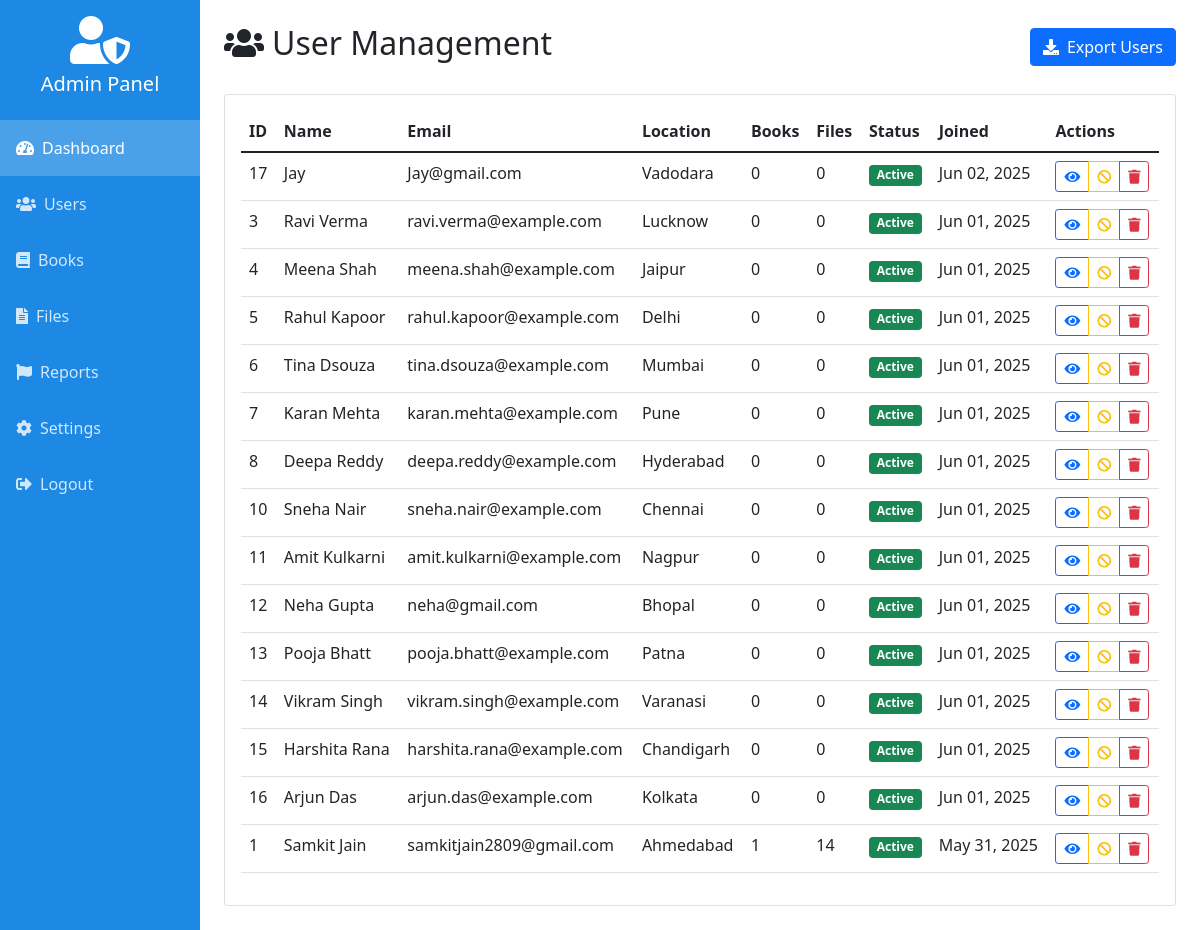
/admin/users.php (signed in), run on an earlier commit of the app's database.
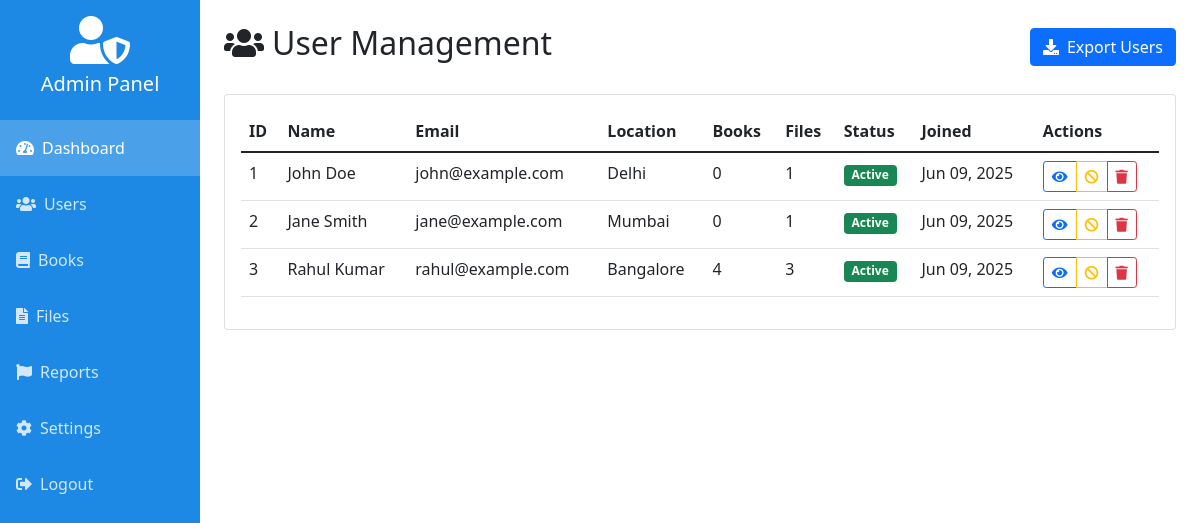
And on a later commit of the database.
### tables this page shows
CREATE TABLE `users` (
  `id` int(11) NOT NULL,
  `name` varchar(100) NOT NULL,
  `email` varchar(100) NOT NULL,
  `password` varchar(255) NOT NULL,
  `location` varchar(100) DEFAULT NULL,
  `phone` varchar(15) DEFAULT NULL,
  `status` enum('blocked','active') NOT NULL DEFAULT 'active',
  `created_at` timestamp NOT NULL DEFAULT current_timestamp(),
  `last_active` timestamp NULL DEFAULT current_timestamp(),
  `latitude` decimal(10,8) DEFAULT NULL,
  `longitude` decimal(11,8) DEFAULT NULL
);

### admin/users.php (the view, shortened to what this page needs)
<?php
require_once '../includes/db_connect.php';
mysqli_set_charset($mysqli, 'utf8mb4');
$users = mysqli_query(
    $mysqli,
    "SELECT u.*,
            (SELECT COUNT(*) FROM book_listings  WHERE user_id = u.id) AS books_count,
            (SELECT COUNT(*) FROM digital_files   WHERE user_id = u.id) AS files_count
       FROM users u
   ORDER BY u.created_at DESC"
);
?>
<!DOCTYPE html>
<html lang="en">
    <head>
        <link href="https://cdn.jsdelivr.net/npm/bootstrap@5.1.3/dist/css/bootstrap.min.css" rel="stylesheet">
        <link href="https://cdnjs.cloudflare.com/ajax/libs/font-awesome/5.15.4/css/all.min.css" rel="stylesheet">
        <link href="https://cdn.datatables.net/1.11.5/css/dataTables.bootstrap5.min.css" rel="stylesheet">
        <link href="https://cdn.datatables.net/buttons/2.2.2/css/buttons.bootstrap5.min.css" rel="stylesheet">
    </head>
    <body>
        <div class="container-fluid">
            <div class="row">
                <?php include '../includes/sidebar.php'; ?>
                <div class="col-md-10 p-4">
                    <div class="d-flex justify-content-between align-items-center mb-4">
                        <h2><i class="fas fa-users me-2"></i>User Management</h2>
                        <button class="btn btn-primary" data-bs-toggle="modal" data-bs-target="#exportModal">
                            <i class="fas fa-download me-2"></i>Export Users
                        </button>
                    </div>
                    <div class="card">
                        <div class="card-body">
                            <div class="table-responsive">
                                <table class="table" id="usersTable">
                                    <thead>
                                        <tr>
                                            <th>ID</th>
                                            <th>Name</th>
                                            <th>Email</th>
                                            <th>Location</th>
                                            <th>Books</th>
                                            <th>Files</th>
                                            <th>Status</th>
                                            <th>Joined</th>
                                            <th>Actions</th>
                                        </tr>
                                    </thead>
                                    <tbody>
                                        <?php while ($user = mysqli_fetch_assoc($users)): ?>
                                            <tr>
                                                <td><?= $user['id']; ?></td>
                                                <td><?= htmlspecialchars($user['name']); ?></td>
                                                <td><?= htmlspecialchars($user['email']); ?></td>
                                                <td><?= htmlspecialchars($user['location']); ?></td>
                                                <td><?= $user['books_count']; ?></td>
                                                <td><?= $user['files_count']; ?></td>
                                                <td>
                                                    <span
                                                        class="badge bg-<?= $user['status'] === 'active' ? 'success' : 'danger'; ?>">
                                                        <?= ucfirst($user['status']); ?>
                                                    </span>
                                                </td>
                                                <td><?= date('M d, Y', strtotime($user['created_at'])); ?></td>
                                                <td>
                                                    <div class="btn-group">
                                                        <button class="btn btn-sm btn-outline-primary"
                                                            onclick="viewUser(<?= $user['id']; ?>)"><i
                                                                class="fas fa-eye"></i></button>
                                                        <?php if ($user['status'] === 'active'): ?>
                                                            <button class="btn btn-sm btn-outline-warning"
                                                                onclick="submitUserAction(<?= $user['id']; ?>, 'block')"><i
                                                                    class="fas fa-ban"></i></button>
                                                        <?php else: ?>
                                                            <button class="btn btn-sm btn-outline-success"
                                                                onclick="submitUserAction(<?= $user['id']; ?>, 'unblock')"><i
                                                                    class="fas fa-check"></i></button>
                                                        <?php endif; ?>
                                                        <button class="btn btn-sm btn-outline-danger"
                                                            onclick="submitUserAction(<?= $user['id']; ?>, 'delete')"><i
                                                                class="fas fa-trash"></i></button>
                                                    </div>
                                                </td>
                                            </tr>
                                        <?php endwhile; ?>
                                    </tbody>
                                </table>
                            </div>
                        </div>
                    </div>
                </div>
            </div>
        </div>
    </body>
</html>

### includes/sidebar.php (shortened to what this page needs)
<div class="col-md-2 px-0 sidebar">
    <div class="p-3 text-center">
        <i class="fas fa-user-shield fa-3x mb-2"></i>
        <h5>Admin Panel</h5>
    </div>
    <div class="nav flex-column">
        <a href="dashboard.php" class="nav-link active">
            <i class="fas fa-tachometer-alt me-2"></i>Dashboard
        </a>
        <a href="users.php" class="nav-link">
            <i class="fas fa-users me-2"></i>Users
        </a>
        <a href="books.php" class="nav-link">
            <i class="fas fa-book me-2"></i>Books
        </a>
        <a href="files.php" class="nav-link">
            <i class="fas fa-file-alt me-2"></i>Files
        </a>
        <a href="reports.php" class="nav-link">
            <i class="fas fa-flag me-2"></i>Reports
        </a>
        <a href="settings.php" class="nav-link">
            <i class="fas fa-cog me-2"></i>Settings
        </a>
        <a href="../logout.php" class="nav-link">
            <i class="fas fa-sign-out-alt me-2"></i>Logout
        </a>
    </div>
</div>

### includes/sidebar.php (style rules this page uses)
.sidebar { min-height: 100vh; background: #1e88e5; color: white; }
.sidebar .nav-link { color: rgba(255, 255, 255, .8); padding: 1rem; }
.sidebar .nav-link.active { color: white; background: rgba(255, 255, 255, .2); }

What changed in the data, as far as the page shows it:
removed users: id "17", name "Jay", email "Jay@gmail.com", location "Vadodara", books_count "0", files_count "0", status "Active", created_at "Jun 02, 2025"
removed users: id "4", name "Meena Shah", email "meena.shah@example.com", location "Jaipur", books_count "0", files_count "0", status "Active", created_at "Jun 01, 2025"
removed users: id "5", name "Rahul Kapoor", email "rahul.kapoor@example.com", location "Delhi", books_count "0", files_count "0", status "Active", created_at "Jun 01, 2025"
removed users: id "6", name "Tina Dsouza", email "tina.dsouza@example.com", location "Mumbai", books_count "0", files_count "0", status "Active", created_at "Jun 01, 2025"
removed users: id "7", name "Karan Mehta", email "karan.mehta@example.com", location "Pune", books_count "0", files_count "0", status "Active", created_at "Jun 01, 2025"
removed users: id "8", name "Deepa Reddy", email "deepa.reddy@example.com", location "Hyderabad", books_count "0", files_count "0", status "Active", created_at "Jun 01, 2025"
removed users: id "10", name "Sneha Nair", email "sneha.nair@example.com", location "Chennai", books_count "0", files_count "0", status "Active", created_at "Jun 01, 2025"
removed users: id "11", name "Amit Kulkarni", email "amit.kulkarni@example.com", location "Nagpur", books_count "0", files_count "0", status "Active", created_at "Jun 01, 2025"
removed users: id "12", name "Neha Gupta", email "neha@gmail.com", location "Bhopal", books_count "0", files_count "0", status "Active", created_at "Jun 01, 2025"
removed users: id "13", name "Pooja Bhatt", email "pooja.bhatt@example.com", location "Patna", books_count "0", files_count "0", status "Active", created_at "Jun 01, 2025"
removed users: id "14", name "Vikram Singh", email "vikram.singh@example.com", location "Varanasi", books_count "0", files_count "0", status "Active", created_at "Jun 01, 2025"
removed users: id "15", name "Harshita Rana", email "harshita.rana@example.com", location "Chandigarh", books_count "0", files_count "0", status "Active", created_at "Jun 01, 2025"
removed users: id "16", name "Arjun Das", email "arjun.das@example.com", location "Kolkata", books_count "0", files_count "0", status "Active", created_at "Jun 01, 2025"
changed users id 1: name "Samkit Jain" → "John Doe"; email "samkitjain2809@gmail.com" → "john@example.com"; location "Ahmedabad" → "Delhi"; books_count "1" → "0"; files_count "14" → "1"; created_at "May 31, 2025" → "Jun 09, 2025"; moves up the list
added users: id "2", name "Jane Smith", email "jane@example.com", location "Mumbai", books_count "0", files_count "1", status "Active", created_at "Jun 09, 2025"
changed users id 3: name "Ravi Verma" → "Rahul Kumar"; email "ravi.verma@example.com" → "rahul@example.com"; location "Lucknow" → "Bangalore"; books_count "0" → "4"; files_count "0" → "3"; created_at "Jun 01, 2025" → "Jun 09, 2025"
